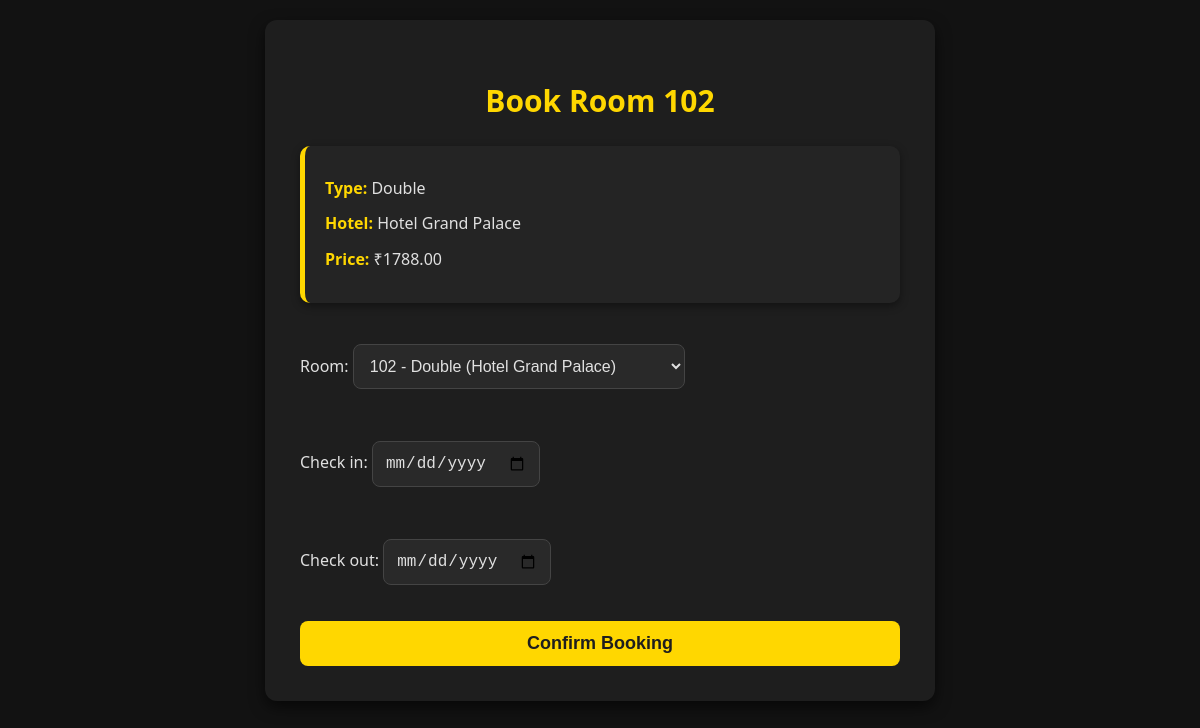
The app's page /book/108/ (signed in) with its own data.
### booking/models.py (models this page shows, shortened)
class Room(models.Model):
    hotel = models.ForeignKey(Hotel, on_delete=models.CASCADE, related_name='rooms')
    room_number = models.CharField(max_length=10)
    room_type = models.CharField(max_length=50)
    price = models.DecimalField(max_digits=7, decimal_places=2)
    available = models.BooleanField(default=True)
    def __str__(self):
        return f"{self.room_number} - {self.room_type} ({self.hotel.name})"

class Hotel(models.Model):
    name = models.CharField(max_length=100)
    location = models.CharField(max_length=100)
    description = models.TextField()

### booking/views.py (the view)
# urls.py: path('book/<int:room_id>/', views.book_room, name='book_room'),
@login_required(login_url='login')
def book_room(request, room_id):
    room = get_object_or_404(Room, id=room_id)
    if request.method == 'POST':
        form = BookingForm(request.POST)
        if form.is_valid():
            booking = form.save(commit=False)
            booking.user = request.user
            booking.room = room
            booking.save()
            room.available = False
            room.save()
            return render(request, 'booking/booking_success.html')
    else:
        form = BookingForm(initial={'room': room})
    return render(request, 'booking/book_room.html', {'form': form, 'room': room})

### booking/forms.py
class BookingForm(forms.ModelForm):
    class Meta:
        model = Booking
        fields = ['room', 'check_in', 'check_out']
        widgets = {
            'check_in': forms.DateInput(attrs={'type': 'date'}),
            'check_out': forms.DateInput(attrs={'type': 'date'}),
        }

### booking/templates/booking/book_room.html (shortened to what this page needs)
<!DOCTYPE html>
<html>
<head>
</head>
<body>
    <div class="booking-container">
        <h2>Book Room {{ room.room_number }}</h2>
        <div class="room-info">
            <p><strong>Type:</strong> {{ room.room_type }}</p>
            <p><strong>Hotel:</strong> {{ room.hotel.name }}</p>
            <p><strong>Price:</strong> ₹{{ room.price }}</p>
        </div>
        <form method="post">
            {{ form.as_p }}
            <button type="submit">Confirm Booking</button>
        </form>
    </div>
</body>
</html>

### booking/templates/booking/book_room.html (style rules this page uses)
body { font-family: 'Segoe UI', Tahoma, Geneva, Verdana, sans-serif; background-color: #121212; color: #e0e0e0; margin: 0; padding: 20px; }
.booking-container { max-width: 600px; margin: auto; background-color: #1e1e1e; padding: 35px; border-radius: 12px; box-shadow: 0 6px 15px rgba(0, 0, 0, 0.6); transition: transform 0.2s ease, box-shadow 0.3s ease; }
h2 { text-align: center; margin-bottom: 25px; color: #FFD700; font-size: 30px; }
.room-info { background-color: #242424; padding: 20px; margin-bottom: 25px; border-radius: 10px; box-shadow: 0 3px 8px rgba(0, 0, 0, 0.4); border-left: 5px solid #FFD700; }
.room-info p { margin: 10px 0; font-size: 16px; color: #e0e0e0; line-height: 1.6; }
.room-info p strong { color: #FFD700; }
form { display: flex; flex-direction: column; gap: 20px; }
input, select { padding: 12px; border-radius: 8px; font-size: 16px; background-color: #292929; color: #e0e0e0; border: 1px solid #444; transition: border-color 0.3s ease, box-shadow 0.3s ease; }
button { padding: 12px; background-color: #FFD700; color: #1e1e1e; border: none; border-radius: 8px; font-size: 18px; font-weight: bold; cursor: pointer; transition: background-color 0.3s ease, transform 0.2s ease; }

### records on screen
Room: room_number "102", room_type "Double", hotel.name "Hotel Grand Palace", price "1788.00"
